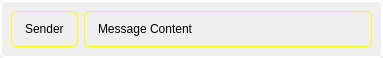
<?xml version="1.0" encoding="UTF-8"?>
<ui version="4.0">
 <class>message_entry</class>
 <widget class="QWidget" name="message_entry">
  <property name="geometry">
   <rect>
    <x>0</x>
    <y>0</y>
    <width>383</width>
    <height>44</height>
   </rect>
  </property>
  <property name="sizePolicy">
   <sizepolicy hsizetype="Preferred" vsizetype="Preferred">
    <horstretch>0</horstretch>
    <verstretch>0</verstretch>
   </sizepolicy>
  </property>
  <property name="windowTitle">
   <string>Form</string>
  </property>
  <property name="styleSheet">
   <string notr="true">border: 2px solid #FFFFFF;
border-radius: 5px;
padding: 10px;
</string>
  </property>
  <layout class="QFormLayout" name="formLayout">
   <item row="0" column="0">
    <widget class="QLabel" name="senderLabel">
     <property name="styleSheet">
      <string notr="true">border-color: rgb(255, 255, 0);
border-width: 1px;
border-radius: 5px;</string>
     </property>
     <property name="text">
      <string>Sender</string>
     </property>
    </widget>
   </item>
   <item row="0" column="1">
    <widget class="QLabel" name="contentLabel">
     <property name="styleSheet">
      <string notr="true">border-color: rgb(255, 255, 0);
border-width: 1px;
border-radius: 5px;</string>
     </property>
     <property name="text">
      <string>Message Content</string>
     </property>
     <property name="wordWrap">
      <bool>true</bool>
     </property>
    </widget>
   </item>
  </layout>
 </widget>
 <resources/>
 <connections/>
</ui>
